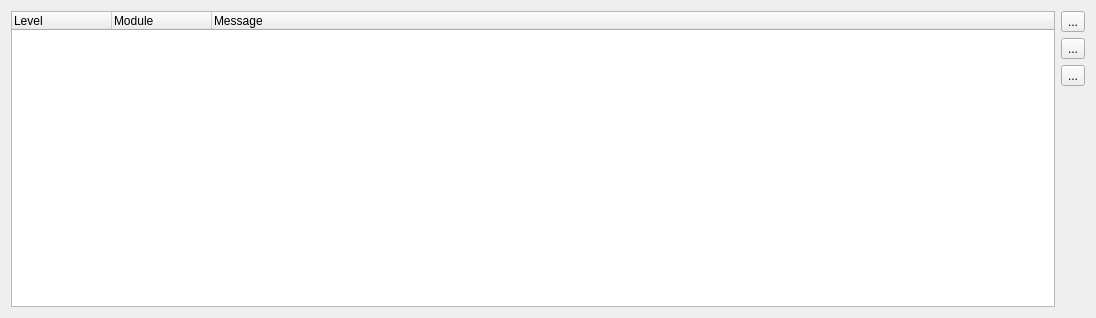
<?xml version="1.0" encoding="UTF-8"?>
<ui version="4.0">
 <class>Form</class>
 <widget class="QWidget" name="Form">
  <property name="geometry">
   <rect>
    <x>0</x>
    <y>0</y>
    <width>1096</width>
    <height>318</height>
   </rect>
  </property>
  <property name="windowTitle">
   <string>Form</string>
  </property>
  <layout class="QGridLayout" name="gridLayout">
   <item row="2" column="1">
    <widget class="QToolButton" name="logs_clear_toolButton">
     <property name="toolTip">
      <string>Clear logs panel</string>
     </property>
     <property name="text">
      <string>...</string>
     </property>
    </widget>
   </item>
   <item row="1" column="1">
    <widget class="QToolButton" name="logs_openFolder_toolButton">
     <property name="toolTip">
      <string>Open logs folder</string>
     </property>
     <property name="text">
      <string>...</string>
     </property>
    </widget>
   </item>
   <item row="0" column="1">
    <widget class="QToolButton" name="logs_openFile_toolButton">
     <property name="toolTip">
      <string>Open current log file in system editor</string>
     </property>
     <property name="text">
      <string>...</string>
     </property>
    </widget>
   </item>
   <item row="3" column="1">
    <spacer name="verticalSpacer">
     <property name="orientation">
      <enum>Qt::Vertical</enum>
     </property>
     <property name="sizeHint" stdset="0">
      <size>
       <width>20</width>
       <height>40</height>
      </size>
     </property>
    </spacer>
   </item>
   <item row="0" column="0" rowspan="4">
    <widget class="QTreeWidget" name="logs_treeWidget">
     <property name="selectionMode">
      <enum>QAbstractItemView::NoSelection</enum>
     </property>
     <column>
      <property name="text">
       <string>Level</string>
      </property>
     </column>
     <column>
      <property name="text">
       <string>Module</string>
      </property>
     </column>
     <column>
      <property name="text">
       <string>Message</string>
      </property>
     </column>
    </widget>
   </item>
  </layout>
 </widget>
 <resources/>
 <connections/>
</ui>
